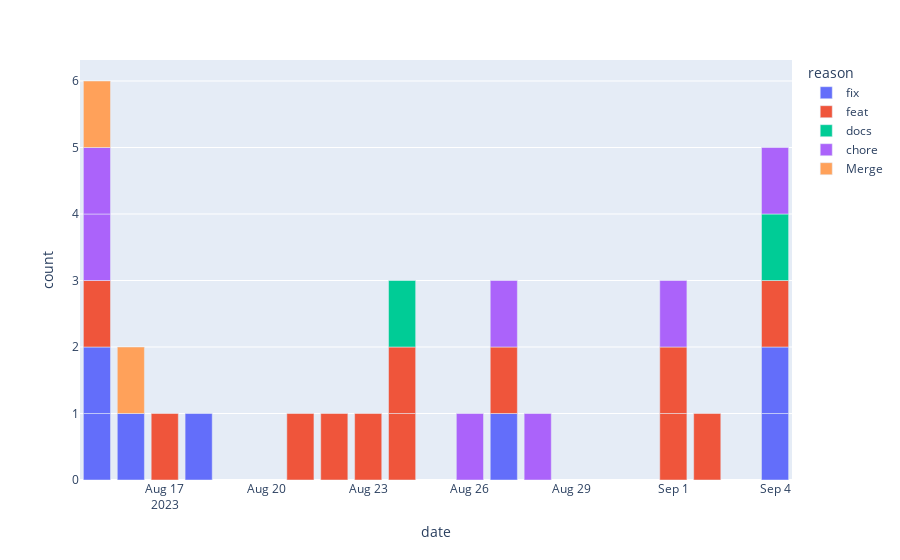

This figure's notebook cell:
### Code cell
figure = px.bar(df.tail(30), x='date', color='reason', labels="date")
figure.show()

### Figure 1 — Plotly figure (JSON) as saved in the notebook; plotly's stock layout.template omitted (floating-point values rounded to 4 significant figures)
{"data": [{"alignmentgroup": "True", "hovertemplate": "reason=fix<br>date=%{x}<br>count=%{y}<extra></extra>", "legendgroup": "fix", "marker": {"color": "#636efa", "pattern": {"shape": ""}}, "name": "fix", "offsetgroup": "fix", "orientation": "v", "showlegend": true, "textposition": "auto", "x": ["2023-09-04", "2023-09-04", "2023-08-27", "2023-08-18", "2023-08-16", "2023-08-15", "2023-08-15"], "xaxis": "x", "y": [1, 1, 1, 1, 1, 1, 1], "yaxis": "y", "type": "bar"}, {"alignmentgroup": "True", "hovertemplate": "reason=feat<br>date=%{x}<br>count=%{y}<extra></extra>", "legendgroup": "feat", "marker": {"color": "#EF553B", "pattern": {"shape": ""}}, "name": "feat", "offsetgroup": "feat", "orientation": "v", "showlegend": true, "textposition": "auto", "x": ["2023-09-04", "2023-09-02", "2023-09-01", "2023-09-01", "2023-08-27", "2023-08-24", "2023-08-24", "2023-08-23", "2023-08-22", "2023-08-21", "2023-08-17", "2023-08-15"], "xaxis": "x", "y": [1, 1, 1, 1, 1, 1, 1, 1, 1, 1, 1, 1], "yaxis": "y", "type": "bar"}, {"alignmentgroup": "True", "hovertemplate": "reason=docs<br>date=%{x}<br>count=%{y}<extra></extra>", "legendgroup": "docs", "marker": {"color": "#00cc96", "pattern": {"shape": ""}}, "name": "docs", "offsetgroup": "docs", "orientation": "v", "showlegend": true, "textposition": "auto", "x": ["2023-09-04", "2023-08-24"], "xaxis": "x", "y": [1, 1], "yaxis": "y", "type": "bar"}, {"alignmentgroup": "True", "hovertemplate": "reason=chore<br>date=%{x}<br>count=%{y}<extra></extra>", "legendgroup": "chore", "marker": {"color": "#ab63fa", "pattern": {"shape": ""}}, "name": "chore", "offsetgroup": "chore", "orientation": "v", "showlegend": true, "textposition": "auto", "x": ["2023-09-04", "2023-09-01", "2023-08-28", "2023-08-27", "2023-08-26", "2023-08-15", "2023-08-15"], "xaxis": "x", "y": [1, 1, 1, 1, 1, 1, 1], "yaxis": "y", "type": "bar"}, {"alignmentgroup": "True", "hovertemplate": "reason=Merge<br>date=%{x}<br>count=%{y}<extra></extra>", "legendgroup": "Merge", "marker": {"color": "#FFA15A", "pattern": {"shape": ""}}, "name": "Merge", "offsetgroup": "Merge", "orientation": "v", "showlegend": true, "textposition": "auto", "x": ["2023-08-16", "2023-08-15"], "xaxis": "x", "y": [1, 1], "yaxis": "y", "type": "bar"}], "layout": {"xaxis": {"anchor": "y", "domain": [0.0, 1.0], "title": {"text": "date"}}, "yaxis": {"anchor": "x", "domain": [0.0, 1.0], "title": {"text": "count"}}, "legend": {"title": {"text": "reason"}, "tracegroupgap": 0}, "margin": {"t": 60}, "barmode": "relative"}}
